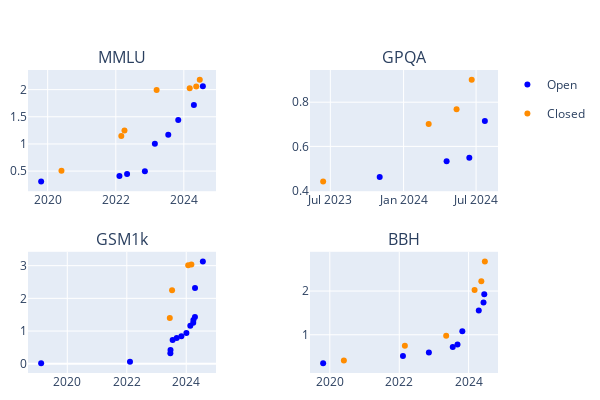

The notebook cell this image was saved under:
### Markdown cell above
### Estimate lag by linear regression

### Code cell
fig = make_subplots(rows=2, cols=2, subplot_titles=benchmarks_to_analyze, vertical_spacing=0.2, horizontal_spacing=0.2)
for i, bench in enumerate(benchmarks_to_analyze):
  for category in ['Open', 'Closed']:
    category_df = pd.DataFrame(max_rows_by_bench[bench][category])

    fig.append_trace(
        go.Scatter(
            x=category_df['Date'],
            y=category_df['Score'],
            mode='markers',
            marker=dict(color=color_map[category]),
            text=category_df['System'],
            name=category,
            legendgroup=category,
            showlegend=True if i == 0 else False
        ),
        row=i//2 + 1, col=i%2 + 1
    )
fig.update_layout(
    width=600,
    height=400,
    margin=dict(l=10, r=10, t=70, b=10),
    font=dict(size=12),
    hovermode="closest",
)
fig.show()

### Figure 1 — Plotly figure (JSON) as saved in the notebook; plotly's stock layout.template omitted (floating-point values rounded to 4 significant figures)
{"data": [{"legendgroup": "Open", "marker": {"color": "blue"}, "mode": "markers", "name": "Open", "showlegend": true, "text": ["T5-Small", "GPT-NeoX 20B", "OPT-66B", "BLOOM-176B", "LLaMa-1 65B", "LLaMa-2 70B", "Yi-34B", "Llama 3 70B", "Llama 3.1 405B"], "type": "scatter", "x": ["2019-10-23T00:00:00", "2022-02-09T00:00:00", "2022-05-02T00:00:00", "2022-11-09T00:00:00", "2023-02-24T00:00:00", "2023-07-18T00:00:00", "2023-11-02T00:00:00", "2024-04-18T00:00:00", "2024-07-23T00:00:00"], "xaxis": "x", "y": [0.3106, 0.4095, 0.4461, 0.4964, 1.005, 1.168, 1.442, 1.715, 2.064], "yaxis": "y"}, {"legendgroup": "Closed", "marker": {"color": "darkorange"}, "mode": "markers", "name": "Closed", "showlegend": true, "text": ["text-davinci-001", "code-davinci-002", "PaLM 540B", "GPT-4 (original)", "Claude 3 Opus", "GPT-4o", "Claude 3.5 Sonnet"], "type": "scatter", "x": ["2020-05-28T00:00:00", "2022-03-01T00:00:00", "2022-04-04T00:00:00", "2023-03-15T00:00:00", "2024-03-04T00:00:00", "2024-05-13T00:00:00", "2024-06-20T00:00:00"], "xaxis": "x", "y": [0.5058, 1.146, 1.248, 1.995, 2.025, 2.056, 2.18], "yaxis": "y"}, {"legendgroup": "Open", "marker": {"color": "blue"}, "mode": "markers", "name": "Open", "showlegend": false, "text": ["Yi-34B", "Llama 3 70B", "Nemotron-4-340B Instruct", "Llama 3.1 405B"], "type": "scatter", "x": ["2023-11-02T00:00:00", "2024-04-18T00:00:00", "2024-06-14T00:00:00", "2024-07-23T00:00:00"], "xaxis": "x2", "y": [0.462, 0.5327, 0.5482, 0.7154], "yaxis": "y2"}, {"legendgroup": "Closed", "marker": {"color": "darkorange"}, "mode": "markers", "name": "Closed", "showlegend": false, "text": ["gpt-4-0613", "Claude 3 Opus", "GPT-4o", "Claude 3.5 Sonnet"], "type": "scatter", "x": ["2023-06-13T00:00:00", "2024-03-04T00:00:00", "2024-05-13T00:00:00", "2024-06-20T00:00:00"], "xaxis": "x2", "y": [0.4416, 0.7012, 0.7679, 0.9014], "yaxis": "y2"}, {"legendgroup": "Open", "marker": {"color": "blue"}, "mode": "markers", "name": "Open", "showlegend": false, "text": ["gpt2-xl", "gpt-neox-20b", "phi-1", "vicuna-33b-v1.3", "Llama-2-70b-hf", "falcon-180B-chat", "Yi-34B-Chat", "math-shepherd-mistral-7b-rl", "Smaug-34B-v0.1", "dbrx-base", "Smaug-2-72B", "Mixtral-8x22B-instruct-v0.1", "Llama 3 70B", "Llama 3.1 405B"], "type": "scatter", "x": ["2019-02-14T00:00:00", "2022-02-09T00:00:00", "2023-06-20T00:00:00", "2023-06-22T00:00:00", "2023-07-18T00:00:00", "2023-09-06T00:00:00", "2023-11-02T00:00:00", "2024-01-03T00:00:00", "2024-02-20T00:00:00", "2024-03-27T00:00:00", "2024-03-29T00:00:00", "2024-04-17T00:00:00", "2024-04-18T00:00:00", "2024-07-23T00:00:00"], "xaxis": "x3", "y": [0.01715, 0.05763, 0.323, 0.417, 0.7257, 0.7875, 0.8416, 0.9442, 1.165, 1.255, 1.339, 1.427, 2.315, 3.124], "yaxis": "y3"}, {"legendgroup": "Closed", "marker": {"color": "darkorange"}, "mode": "markers", "name": "Closed", "showlegend": false, "text": ["gpt-3.5-turbo", "claude-2.1", "gpt-4-0125-preview", "Claude 3 Opus"], "type": "scatter", "x": ["2023-06-13T00:00:00", "2023-07-11T00:00:00", "2024-01-25T00:00:00", "2024-03-04T00:00:00"], "xaxis": "x3", "y": [1.398, 2.244, 3.016, 3.034], "yaxis": "y3"}, {"legendgroup": "Open", "marker": {"color": "blue"}, "mode": "markers", "name": "Open", "showlegend": false, "text": ["T5-XXL", "GPT-NeoX 20B", "BLOOM-176B", "LLaMa-2 70B", "Falcon 180B", "ChatGLM3-6B", "Mixtral8x22B", "Qwen2-72B", "Nemotron-4-340B Base"], "type": "scatter", "x": ["2019-10-23T00:00:00", "2022-02-09T00:00:00", "2022-11-09T00:00:00", "2023-07-18T00:00:00", "2023-09-06T00:00:00", "2023-10-27T00:00:00", "2024-04-17T00:00:00", "2024-06-06T00:00:00", "2024-06-14T00:00:00"], "xaxis": "x4", "y": [0.3496, 0.515, 0.5962, 0.7174, 0.7765, 1.082, 1.556, 1.737, 1.927], "yaxis": "y4"}, {"legendgroup": "Closed", "marker": {"color": "darkorange"}, "mode": "markers", "name": "Closed", "showlegend": false, "text": ["text-davinci-001", "code-davinci-002", "PaLM-2", "Claude 3 Opus", "Gemini 1.5 Pro (May 2024)", "Claude 3.5 Sonnet"], "type": "scatter", "x": ["2020-05-28T00:00:00", "2022-03-01T00:00:00", "2023-05-10T00:00:00", "2024-03-04T00:00:00", "2024-05-14T00:00:00", "2024-06-20T00:00:00"], "xaxis": "x4", "y": [0.4095, 0.7508, 0.9782, 2.025, 2.226, 2.674], "yaxis": "y4"}], "layout": {"annotations": [{"font": {"size": 16}, "showarrow": false, "text": "MMLU", "x": 0.2, "xanchor": "center", "xref": "paper", "y": 1, "yanchor": "bottom", "yref": "paper"}, {"font": {"size": 16}, "showarrow": false, "text": "GPQA", "x": 0.8, "xanchor": "center", "xref": "paper", "y": 1, "yanchor": "bottom", "yref": "paper"}, {"font": {"size": 16}, "showarrow": false, "text": "GSM1k", "x": 0.2, "xanchor": "center", "xref": "paper", "y": 0.4, "yanchor": "bottom", "yref": "paper"}, {"font": {"size": 16}, "showarrow": false, "text": "BBH", "x": 0.8, "xanchor": "center", "xref": "paper", "y": 0.4, "yanchor": "bottom", "yref": "paper"}], "font": {"size": 12}, "height": 400, "hovermode": "closest", "margin": {"b": 10, "l": 10, "r": 10, "t": 70}, "width": 600, "xaxis": {"anchor": "y", "domain": [0, 0.4]}, "xaxis2": {"anchor": "y2", "domain": [0.6, 1]}, "xaxis3": {"anchor": "y3", "domain": [0, 0.4]}, "xaxis4": {"anchor": "y4", "domain": [0.6, 1]}, "yaxis": {"anchor": "x", "domain": [0.6, 1]}, "yaxis2": {"anchor": "x2", "domain": [0.6, 1]}, "yaxis3": {"anchor": "x3", "domain": [0, 0.4]}, "yaxis4": {"anchor": "x4", "domain": [0, 0.4]}}}
